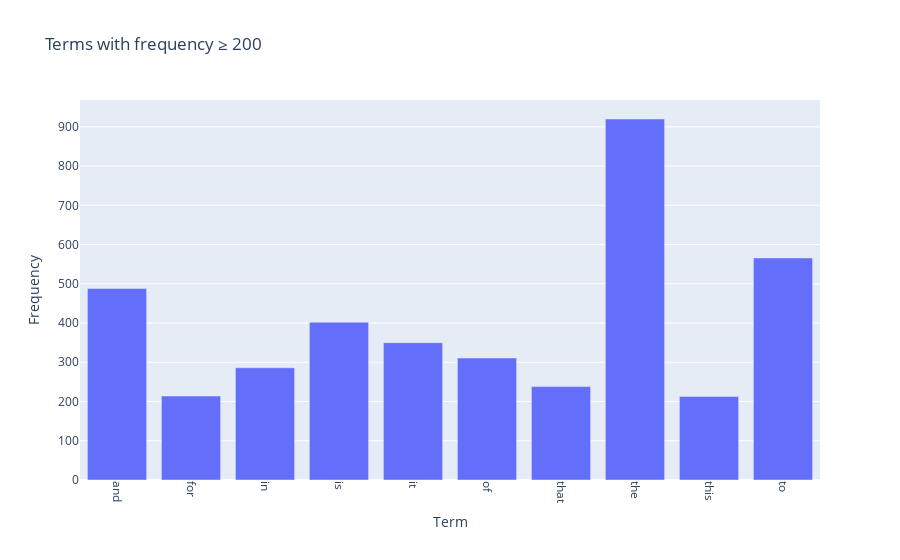

Source (notebook cell):
### Markdown cell above
### **Exercise 13** 
The chart above only contains 300 vocabulary in the documents, and it's already computationally intensive to both compute and visualize. Can you efficiently reduce the number of terms you want to visualize as an exercise.

### Code cell
# Displaying only the top N terms or setting a minimum frequency threshold are both valid 
# approaches to reduce the number of terms shown in a visualization. Personally, I prefer 
# setting a minimum frequency threshold, because limiting the view to just the top N terms 
# might cause us to lose important but less frequent terms that are overshadowed by very 
# high-frequency ones. The code is shown below:

import tkinter as tk
from tkinter import simpledialog


input_window  = tk.Tk() # Create a hidden root window
input_window.withdraw()  # hide main window

threshold = int(simpledialog.askstring("Input", "Enter minimum frequency of words that you want to appear in your chart:"))

Full_list = pd.DataFrame({
    "Term": count_vect.get_feature_names_out(),
    "Frequency": term_frequencies
})
Filtered_lists = Full_list[Full_list["Frequency"] >= threshold]
print("Befor filter: ",len(Full_list),"\nAfter filter: ",len(Filtered_lists))
chart = px.bar(
    Filtered_lists,
    x="Term", y="Frequency",
    title=f"Terms with frequency ≥ {threshold}"
)
chart.update_layout(xaxis_tickangle=90)

### Figure 1 — Plotly figure (JSON) as saved in the notebook; plotly's stock layout.template omitted (floating-point values rounded to 4 significant figures)
{"data": [{"hovertemplate": "Term=%{x}<br>Frequency=%{y}<extra></extra>", "legendgroup": "", "marker": {"color": "#636efa", "pattern": {"shape": ""}}, "name": "", "orientation": "v", "showlegend": false, "textposition": "auto", "type": "bar", "x": ["and", "for", "in", "is", "it", "of", "that", "the", "this", "to"], "xaxis": "x", "y": [488, 214, 286, 402, 350, 311, 238, 920, 213, 566], "yaxis": "y"}], "layout": {"barmode": "relative", "legend": {"tracegroupgap": 0}, "title": {"text": "Terms with frequency ≥ 200"}, "xaxis": {"anchor": "y", "domain": [0, 1], "tickangle": 90, "title": {"text": "Term"}}, "yaxis": {"anchor": "x", "domain": [0, 1], "title": {"text": "Frequency"}}}}
